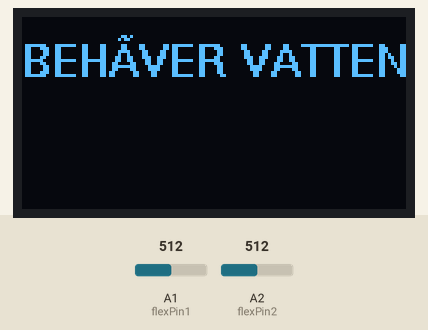
A sketch run on a simulated Arduino Uno, built with avr-gcc and run on an emulated ATmega328P. Parts: 128×64 one-colour display. The test bench sets the inputs (shaded band); at power-on: A1 (flexPin1) = 512, A2 (flexPin2) = 512. What the sketch prints to the serial monitor is not drawn.

Above: at 1.4 s.
1.5 s: A1 (flexPin1) set to 466
3.4 s: A1 (flexPin1) set to 439
At 4.8 s:
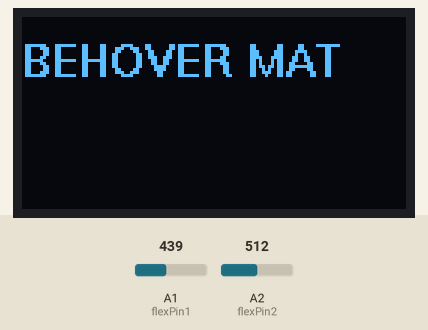
5.1 s: A2 (flexPin2) set to 482
At 6.4 s:
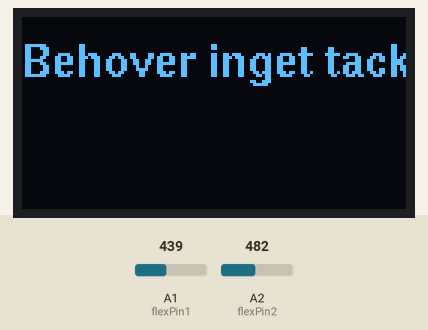
7.1 s: A2 (flexPin2) set to 510
At 8.8 s:
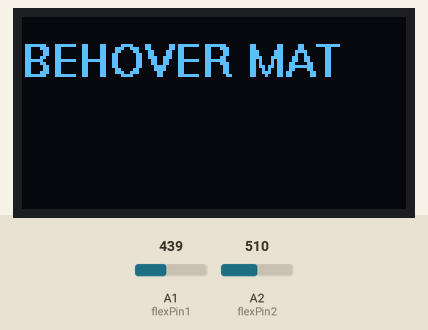
9.1 s: A2 (flexPin2) set to 490
At 10.2 s:
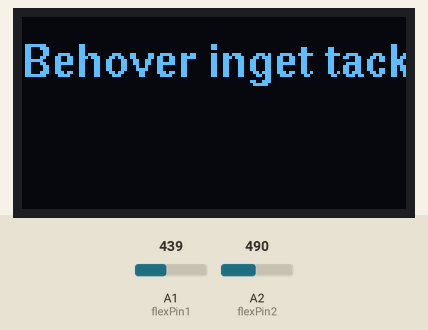
Timing chart, 0 to 12.1 s (numbered marks = the images above; inputs shaded):
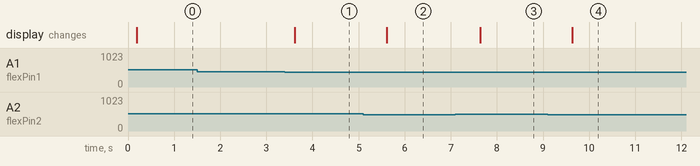

Measured:
- the behaviour switches between 450 and 449 on A1 (flexPin1) (found by bisection; images 0 and 1)
- the behaviour switches between 500 and 499 on A2 (flexPin2) (found by bisection; images 1 and 2)
- after the input at 1.5 s, every drawn part: stays the same
- after the input at 3.4 s, the display: changes after 0.21 s (image 1)
- after the input at 5.1 s, the display: changes after 0.51 s (image 2)
- after the input at 7.1 s, the display: changes after 0.53 s (image 3)
- after the input at 9.1 s, the display: changes after 0.53 s (image 4)

The sketch:

sketch_feb5a.ino
```cpp
#include <Wire.h>
#include <U8glib.h>

// Constants:
const int flexPin1 = A1; // Pin A1 to read analog input
const int flexPin2 = A2; // Pin A2 to read analog input

// Variables:
int value1; // Save analog value 1
int value2; // Save analog value 2
int x = 0;   // Position x on the OLED display
int y = 20;  // Position y on the OLED display
U8GLIB_SSD1306_128X64 oled(U8G_I2C_OPT_NO_ACK);

void setup() {
  Serial.begin(9600); // Begin serial communication
  Wire.begin();
  oled.setFont(u8g_font_helvB10); // Set font
}

void loop() {
  value1 = analogRead(flexPin1); // Read and save analog value from flex sensor 1
  value2 = analogRead(flexPin2); // Read and save analog value from flex sensor 2
  Serial.println(String(value1) + " " + String(value2)); // Print values to serial monitor

  if (value1 >= 450) {
    UpdateOled("BEHÖVER VATTEN", x, y); // Display "BEHÖVER VATTEN" on OLED display
  } else if (value2 >= 500 ) {
    UpdateOled("BEHOVER MAT", x, y); // Display "Ingen input" on OLED display
  }  else {
    UpdateOled("Behover inget tack", x, y);
  }

  delay(500); // Delay for stability, adjust as needed
}

void UpdateOled(String text, int posx, int posy) {
  oled.firstPage();
  do {
    oled.drawStr(0, 20, text.c_str()); // Draw text on OLED display at specified position
  } while (oled.nextPage());
}
```
